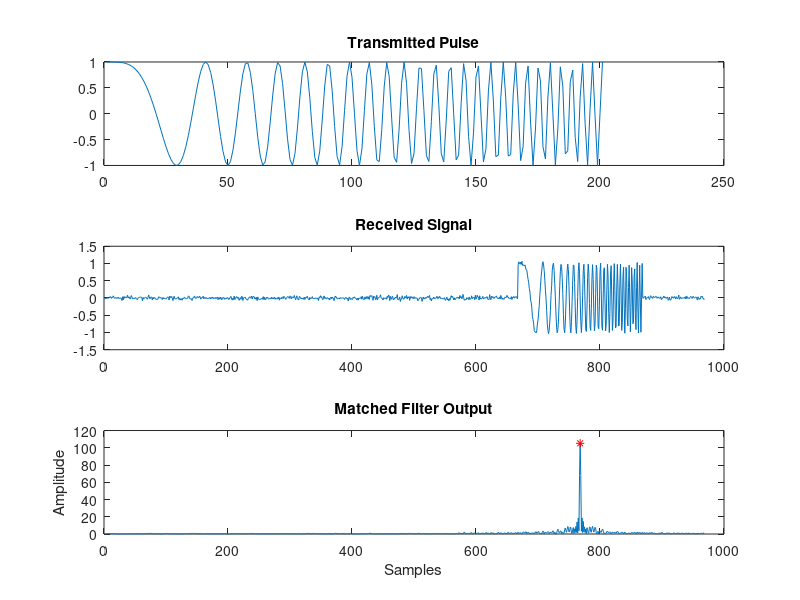

MATLAB code to generate this figure:
%% High-Level Radar Simulation

clc;
clear;
close all;

%% Radar Parameters
c = 3e8;                 % Speed of light (m/s)
fc = 10e9;               % Carrier frequency (10 GHz)
fs = 20e6;               % Sampling frequency
pulseWidth = 10e-6;      % Pulse width
PRI = 1e-3;              % Pulse Repetition Interval

%% Target Parameters
targetRange = 5000;      % meters
targetRCS = 1;           % Radar Cross Section
SNR = 20;                % dB

%% Derived Parameters
timeDelay = 2 * targetRange / c;
samplesDelay = round(timeDelay * fs);

%% Generate Transmitted Pulse
t = 0:1/fs:pulseWidth;
txPulse = chirp(t,0,pulseWidth,5e6);

%% Received Signal
rxLength = samplesDelay + length(txPulse) + 100;
rxSignal = zeros(1,rxLength);

rxSignal(samplesDelay+1:samplesDelay+length(txPulse)) = targetRCS * txPulse;

%% Add Noise
rxSignal = awgn(rxSignal,SNR,'measured');

%% Matched Filter
matchedFilter = fliplr(conj(txPulse));

output = conv(rxSignal,matchedFilter,'same');

%% Peak Detection
[peakValue,peakIndex] = max(abs(output));

estimatedDelay = peakIndex - length(txPulse)/2;
estimatedRange = estimatedDelay * c /(2*fs);

%% Display Results
fprintf('Actual Range      : %.2f m\n',targetRange);
fprintf('Estimated Range   : %.2f m\n',estimatedRange);

%% Plot

figure;

subplot(3,1,1)
plot(txPulse)
title('Transmitted Pulse')

subplot(3,1,2)
plot(rxSignal)
title('Received Signal')

subplot(3,1,3)
plot(abs(output))
hold on
plot(peakIndex,peakValue,'r*')
title('Matched Filter Output')
xlabel('Samples')
ylabel('Amplitude')
